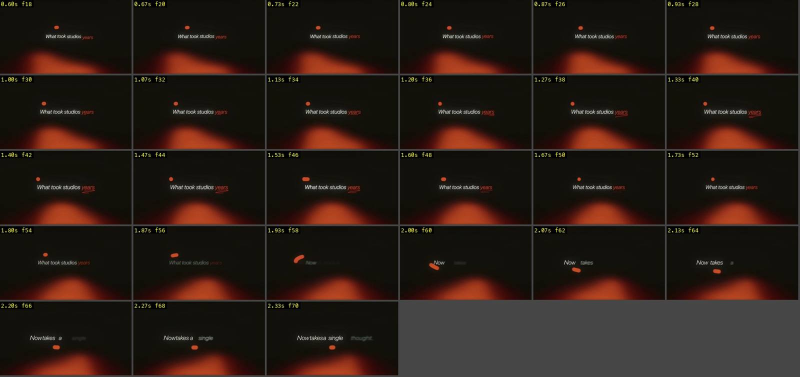
#> input picture .claude/skills/motion-design/breakdowns/img/A-ghost-words.jpg, 1600 x 754 px, given as the content of the folder ../breakdowns/img/A-ghost-words.jpg/f30, which was not available (shown at 1/2 size)
$ python md_frames.py ../breakdowns/img/A-ghost-words.jpg
#> lines starting #> are read from the running program, lines starting #| are printed output that depends on the picture; pictures that were not available may be replaced by others from this repository, and a replacement may not be noted
# Покадровые метрики: яркость, насыщенность, разница с прошлым кадром, оптический поток (движение, сдвиг, наезд),
# кандидаты склеек. Вход: <папка>/f30/*.jpg (все кадры). Выход: <папка>/frames.json.
#   python -I md_frames.py <папка разбора>
import sys, os, json, glob
import numpy as np, cv2
FPS = float(os.environ.get('FPS', '30'))  # частота кадров исходника
d = sys.argv[1]  # dir with f30
files = sorted(glob.glob(os.path.join(d, 'f30', '*.jpg')))
prev = None; prevh = None; out = []
for i, f in enumerate(files):
    img = cv2.imread(f)
#> img is the input picture: shape (754, 1600, 3); mean B, G, R 21.5, 27.9, 41.3
    h, w = img.shape[:2]
#> h = 754; w = 1600
    s = 320 / w
#> s = 0.2
    sm = cv2.resize(img, (320, int(h * s)))
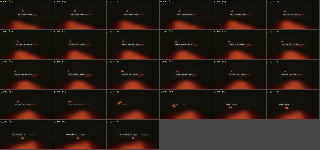
#> sm: shape (150, 320, 3); mean B, G, R 21.4, 27.8, 41.1
    g = cv2.cvtColor(sm, cv2.COLOR_BGR2GRAY)
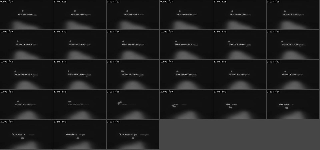
#> g: shape (150, 320); min 0, max 211, mean 31.1
    hsv = cv2.cvtColor(sm, cv2.COLOR_BGR2HSV)
#> hsv: shape (150, 320, 3); mean H, S, V 21.5, 106.6, 41.2
    lum = float(g.mean()); sat = float(hsv[..., 1].mean())
#> after `lum = float(g.mean())`: lum = 31.05
#> after `sat = float(hsv[..., 1].mean())`: sat = 106.6
    hist = cv2.calcHist([hsv], [0, 1], None, [18, 8], [0, 180, 0, 256]); cv2.normalize(hist, hist)
    rec = {'f': i, 't': round(i / FPS, 3), 'lum': round(lum, 1), 'sat': round(sat, 1)}
#> rec = {'f': 0, 't': 0, 'lum': 31.1, 'sat': 106.6}
    if prev is not None:
        rec['diff'] = round(float(np.abs(g.astype(int) - prev.astype(int)).mean()), 2)
        rec['hcorr'] = round(float(cv2.compareHist(prevh, hist, cv2.HISTCMP_CORREL)), 3)
        flow = cv2.calcOpticalFlowFarneback(prev, g, None, 0.5, 3, 15, 3, 5, 1.2, 0)
        mag = np.linalg.norm(flow, axis=2)
        rec['mot'] = round(float(mag.mean()), 3)
        rec['dx'] = round(float(flow[..., 0].mean()), 3); rec['dy'] = round(float(flow[..., 1].mean()), 3)
        # divergence -> zoom: radial component
        yy, xx = np.mgrid[0:g.shape[0], 0:g.shape[1]]
        cx, cy = g.shape[1] / 2, g.shape[0] / 2
        rx, ry = xx - cx, yy - cy; rn = np.sqrt(rx**2 + ry**2) + 1e-6
        rec['zoom'] = round(float(((flow[..., 0] * rx + flow[..., 1] * ry) / rn).mean()), 3)
    # active area: fraction of pixels differing from frame median (content occupancy)
    rec['edge'] = round(float((cv2.Canny(g, 60, 150) > 0).mean() * 100), 2)
    out.append(rec); prev = g; prevh = hist
json.dump(out, open(os.path.join(d, 'frames.json'), 'w'))
# cut candidates
cuts = [r for r in out[1:] if r['hcorr'] < 0.6 or r['diff'] > 25]
#> cuts = []
print(d, 'frames', len(out))
#| ../breakdowns/img/A-ghost-words.jpg frames 1
for r in cuts: print('  cut?', r['f'], r['t'], 'diff', r['diff'], 'hcorr', r['hcorr'])
#> this loop made 0 passes

$ run again, on .claude/skills/motion-design/breakdowns/img/A-interface.jpg
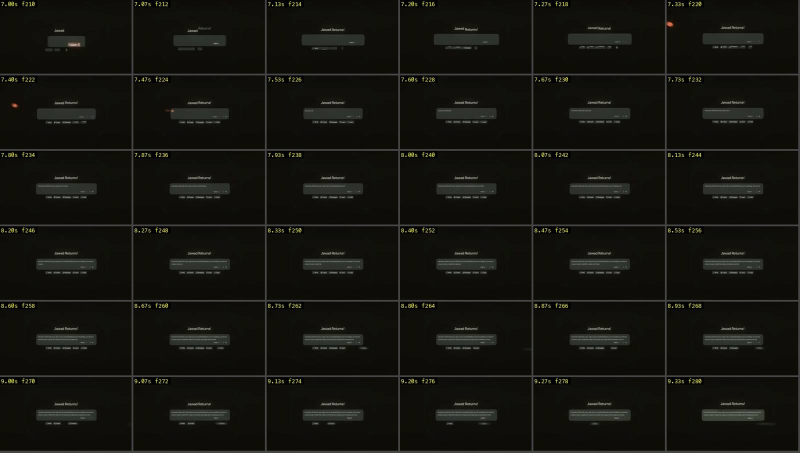
#> input picture .claude/skills/motion-design/breakdowns/img/A-interface.jpg, 1600 x 905 px, given as the content of the folder ../breakdowns/img/A-interface.jpg/f30, which was not available (shown at 1/2 size)
#> img is the input picture: shape (905, 1600, 3); mean B, G, R 15.7, 20.5, 20.8
#> `sm = cv2.resize(img, (320, int(h * s)))`:
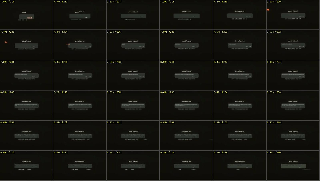
#> sm: shape (181, 320, 3); mean B, G, R 15.7, 20.5, 20.8
#> hsv: shape (181, 320, 3); mean H, S, V 30.2, 85.6, 21.3
#> lum = 20.11
#> sat = 85.56
#> rec = {'f': 0, 't': 0, 'lum': 20.1, 'sat': 85.6}
#> cuts = []
#| ../breakdowns/img/A-interface.jpg frames 1

$ run again, on .claude/skills/motion-design/breakdowns/img/A-lens-caret.jpg
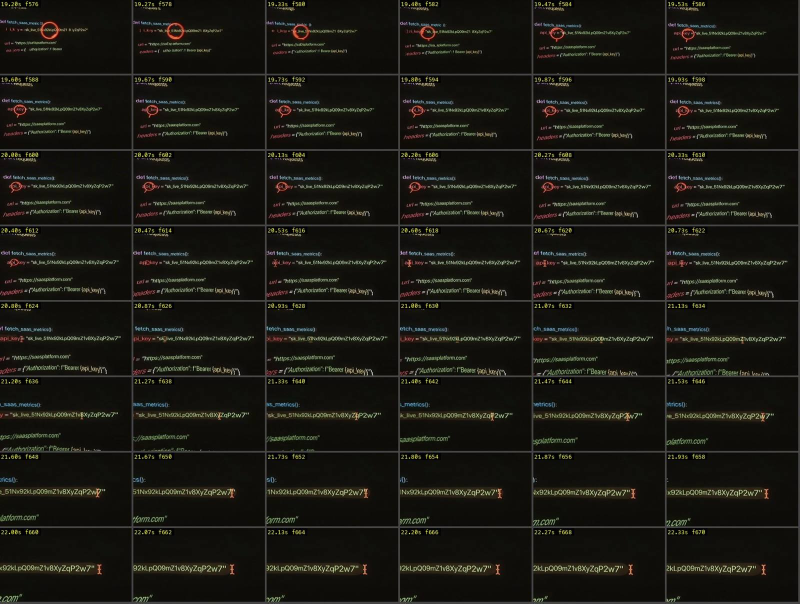
#> input picture .claude/skills/motion-design/breakdowns/img/A-lens-caret.jpg, 1600 x 1207 px, given as the content of the folder ../breakdowns/img/A-lens-caret.jpg/f30, which was not available (shown at 1/2 size)
#> img is the input picture: shape (1207, 1600, 3); mean B, G, R 18.9, 24.8, 25.7
#> `sm = cv2.resize(img, (320, int(h * s)))`:
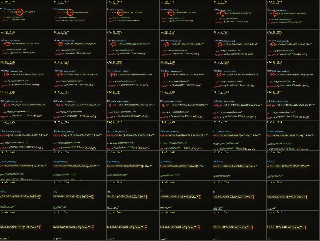
#> sm: shape (241, 320, 3); mean B, G, R 18.8, 24.7, 25.6
#> `g = cv2.cvtColor(sm, cv2.COLOR_BGR2GRAY)`:
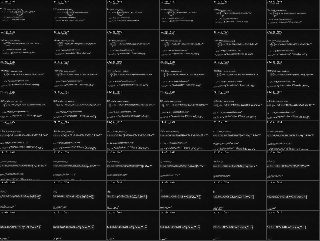
#> g: shape (241, 320); min 0, max 227, mean 24.4
#> hsv: shape (241, 320, 3); mean H, S, V 30.4, 89.8, 26.7
#> lum = 24.35
#> sat = 89.8
#> rec = {'f': 0, 't': 0, 'lum': 24.4, 'sat': 89.8}
#> cuts = []
#| ../breakdowns/img/A-lens-caret.jpg frames 1
